Frame 1 (no input): blank canvas, image omitted
Frame 60 (the mouse pressed at the canvas centre just before this capture): blank canvas, image omitted
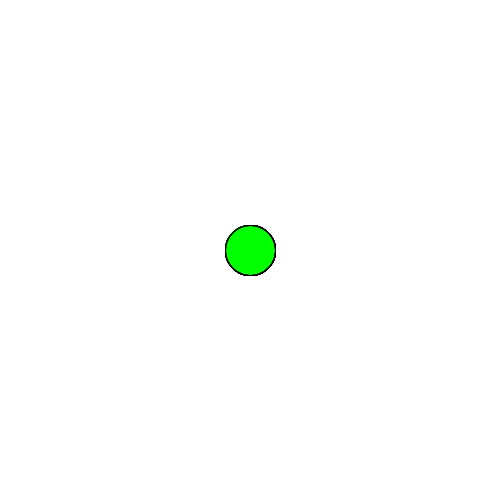
Frame 120 (the mouse held since frame 60 and released just before this capture)

The Processing sketch whose frames 1 and 60 were blank and that drew this single picture after the mouse press (run headless with seeded random() and noise(); from frame 60 on, the mouse is pressed at the canvas centre):

// Processing sketch: processing_127346
// ── processing_127346.pde

void setup() {
  size(500, 500);
  background(255);
  smooth();
}

void draw() {
  /*with if, we test if a certain condition is met
  if the condition is true, the following code will run
  if(condition){
    code that should run if condition is true
  }
  usual comparison operators in conditions
  == equal, != not equal, > larger than, < lower than
    */
  if (mouseX!=0) {
    fill(#00FF00, 50);//same as: fill(0,255,0,50)
    ellipse(mouseX, mouseY, 50, 50);
    println(mouseX+","+mouseY);
  }
}
